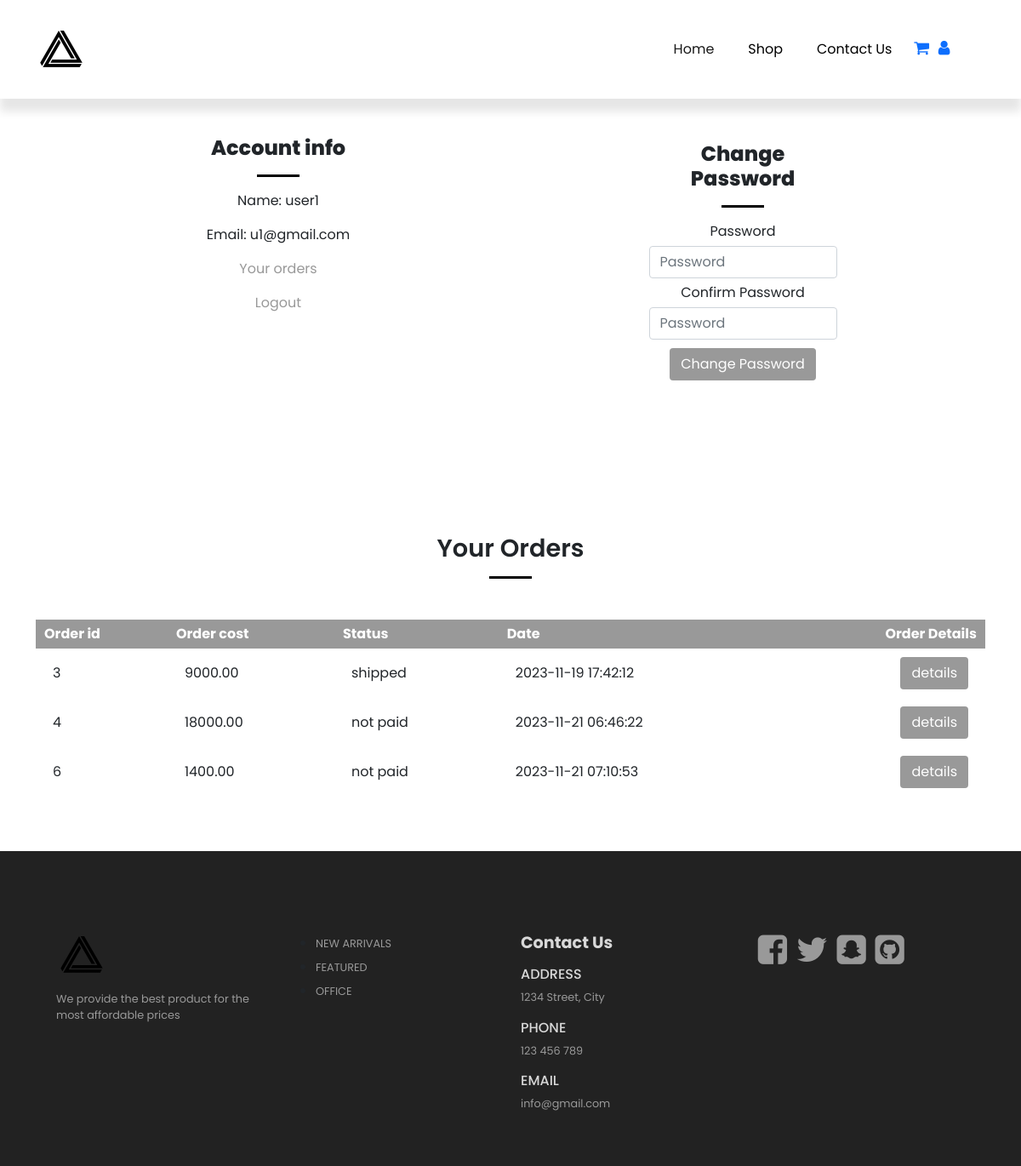
The app's page /account.php (signed in) with its own data.
### tables this page shows
CREATE TABLE `orders` (
  `order_id` int(11) NOT NULL,
  `order_cost` decimal(10,2) NOT NULL,
  `order_status` varchar(100) NOT NULL DEFAULT 'on_hold',
  `user_id` int(11) NOT NULL,
  `user_phone` int(11) NOT NULL,
  `user_city` varchar(255) NOT NULL,
  `user_address` varchar(255) NOT NULL,
  `order_date` datetime NOT NULL DEFAULT current_timestamp()
);

### account.php (the view, shortened to what this page needs)
<?php
 include('layouts/header.php');
?>
<?php
include('server/connection.php');
if(isset($_SESSION['logged_in'])){
    $user_id = $_SESSION['user_id'];
    $stmt = $conn->prepare("SELECT * FROM orders WHERE user_id=?");
    $stmt->bind_param('i',$user_id);
    $stmt->execute();
    $orders = $stmt->get_result();
}
?>
        <section class="my-5 py-5">
            <div class="row container mx-auto">
                <div class="text-center mt-3 pt-5 col-lg-6 col-md-12 col-sm-12">
                    <h3 class="font-weight-bold">Account info</h3>
                    <hr class="mx-auto">
                    <div class="account-info">
                        <p>Name: <span><?php if(isset($_SESSION['user_name'])){ echo $_SESSION['user_name']; }?></span></p>
                        <p>Email: <span><?php if(isset($_SESSION['user_email'])){echo $_SESSION['user_email']; }?></span></p>
                        <p><a href="#orders" id="order-btn">Your orders</a></p>
                        <p><a href="account.php?logout=1" id="logout-btn">Logout</a></p>
                    </div>
                </div>
                <div class="col-lg-6 col-md-12 col-sm-12">
                    <form id="account-form" method="POST" action="account.php">
                        <h3>Change Password</h3>
                        <hr class="mx-auto">
                        <div class="form-group">
                            <label>Password</label>
                            <input type="Password" class="form-control" id="account-password" name="password" placeholder="Password" required>
                        </div>
                        <div class="form-group">
                            <label>Confirm Password</label>
                            <input type="Password" class="form-control" id="account-password-confirm" name="confirmPassword" placeholder="Password" required>
                        </div>
                        <div class="form-group">
                            <input type="submit" value="Change Password" class="btn" id="change-pass-btn" name="change_password">
                        </div>
                    </form>
                </div>
            </div>
        </section>
        <section id="orders" class="orders container my-5 py-3">
            <div class="container mt-2">
                <h2 class="font-weight-bold text-center">Your Orders</h2>
                <hr class="mx-auto">
            </div>
            <table class="mt-5 pt-5">
                <tr>
                    <th>Order id</th>
                    <th>Order cost</th>
                    <th>Status</th>
                    <th>Date</th>
                    <th>Order Details</th>
                </tr>
                <?php while($row = $orders->fetch_assoc()){ ?>
                    <tr>
                        <td>
                            <span><?php echo $row['order_id'];?></span>
                        </td>
                        <td>
                            <span><?php echo $row['order_cost'];?></span>
                        </td>
                        <td>
                            <span><?php echo $row['order_status'];?></span>
                        </td>
                        <td>
                            <span><?php echo $row['order_date'];?></span>
                        </td>
                        <td>
                            <form method="POST" action="order_details.php">
                                <input type="submit" name="order_details_btn"  class="btn order-details-btn" value="details">
                            </form>
                        </td>
                    </tr>
                <?php } ?>
            </table>
        </section>
        <?php
 include('layouts/footer.php');
?>

### layouts/header.php (shortened to what this page needs)
<!DOCTYPE html>
<html lang="en">
<head>
    <link href="https://cdn.jsdelivr.net/npm/bootstrap@5.1.3/dist/css/bootstrap.min.css" rel="stylesheet">
    <link rel="stylesheet" href="https://cdnjs.cloudflare.com/ajax/libs/font-awesome/4.7.0/css/font-awesome.min.css">
    <link rel="stylesheet" href="assets/css/style.css">
</head>
<body>
<nav class="navbar navbar-expand-lg navbar-light bg-white py-3 fixed-top">
  <div class="container">
    <img src="assets/imgs/logo.png">
    <div class="collapse navbar-collapse nav-buttons" id="navbarSupportedContent">
      <ul class="navbar-nav me-auto mb-2 mb-lg-0">
        <li class="nav-item">
          <a class="nav-link active" aria-current="page" href="index.php">Home</a>
        </li>
        <li class="nav-item">
          <a class="nav-link" href="shop.php">Shop</a>
        </li>
        <li class="nav-item">
            <a class="nav-link" href="contact.php">Contact Us</a>
        </li>
        <li class="nav-item">
           <a href="cart.php"><i class="fa fa-shopping-cart"></i></a>
           <a href="account.php"><i class="fa fa-user"></i></a>
        </li>
      </ul>
    </div>
  </div>
</nav>

### layouts/footer.php (shortened to what this page needs)
  <footer class="mt-5 py-5">
        <div class="row container mx-auto pt-5">
            <div class="footer-one col-lg-3 col-md-6 col-sm-12">
                <img src="assets/imgs/logo.png">
                <p class="pt-3">We provide the best product for the most affordable prices</p>
            </div>
            <div class="footer-one col-lg-3 col-md-6 col-sm-12">
                <ul class="text-uppercase">
                    <li><a href="#">New arrivals</a></li>
                    <li><a href="#">Featured</a></li>
                    <li><a href="#">Office</a></li>
                </ul>
            </div>
            <div class="footer-one col-lg-3 col-md-6 col-sm-12">
                <h5 class="pb-2">Contact Us</h5>
                <div>
                    <h6 class="text-uppercase">Address</h6>
                    <p>1234 Street, City</p>
                </div>
                <div>
                    <h6 class="text-uppercase">Phone</h6>
                    <p>123 456 789</p>
                </div>
                <div>
                    <h6 class="text-uppercase">Email</h6>
                    <p>info@gmail.com</p>
                </div>
            </div>
            <div class="footer-one col-lg-3 col-md-6 col-sm-12">
                <a href="#"><i class="fa fa-facebook-square"></i></a>
                <a href="#"><i class="fa fa-twitter"></i></a>
                <a href="#"><i class="fa fa-snapchat-square"></i></a>
                <a href="#"><i class="fa fa-github-square"></i></a>
            </div>
        </div>
    </footer>
</body>
</html>

### assets/css/style.css (style rules this page uses)
.nav-buttons { margin-left: 60%; }
* { margin: 0; padding: 0; box-sizing: border-box; }
body { font-family: 'Poppins' , 'sans-serif'; }
h2 { font-size: 1.8rem; font-weight: 600; }
h3 { font-size: 1.5rem; font-weight: 800; }
h5 { font-size: 1rem; font-weight: 400; }
h6 { color: #D8D8D8; }
.navbar { font-size: 16px; padding-top: 2rem !important; padding-bottom: 2rem !important; top: 0; left: 0; box-shadow: 0 15px 10px rgba(0, 0, 0, 0.1); }
.navbar-light .navbar-nav .nav-link { padding: 0 20px; color: black; transition: 0.4 ease; }
.navbar i { font-size: 1.2rem; padding: 0 0.7px; transition: 0.4s ease; cursor: pointer; margin-left: 5px ; }
hr { width: 50px; height: 3px !important; opacity: 1 !important; background-color: black; }
footer { background-color: #222222; }
footer h5 { color: #D8D8D8; font-weight: 700; font-size: 1.2rem; }
footer li { padding-bottom: 4px; }
footer li a { font-size: 0.8rem; color: #999; text-decoration: none; }
footer p { color: #999; font-size: 0.8rem; }
footer .fa { color: #999; font-size: 2.5rem; padding: 0 0.7px; transition: 0.4s ease; cursor: pointer; margin-left: 5px ; }
td:last-child { text-align: right; }
th:last-child { text-align: right; }
#account-form { width: 50%; margin: 35px auto; text-align: center; padding: 20px; }
#account-form input { margin: 5px auto; }
#account-form #change-pass-btn { color: #fff; background-color: #999; }
.account-info #order-btn,#logout-btn { color: #999; text-decoration: none; }
.orders table { width: 100%; border-collapse: collapse; }
.orders th { padding: 5px 10px; color: #fff; background-color: #999; }
.orders td { padding: 10px 20px; }
.orders .order-details-btn { color: white; background-color: #999; }

### records on screen
orders: order_id "3", order_cost "9000.00", order_status "shipped", order_date "2023-11-19 17:42:12"
orders: order_id "4", order_cost "18000.00", order_status "not paid", order_date "2023-11-21 06:46:22"
orders: order_id "6", order_cost "1400.00", order_status "not paid", order_date "2023-11-21 07:10:53"

### other values on screen
$_SESSION['user_name'] "user1"
$_SESSION['user_email'] "u1@gmail.com"
